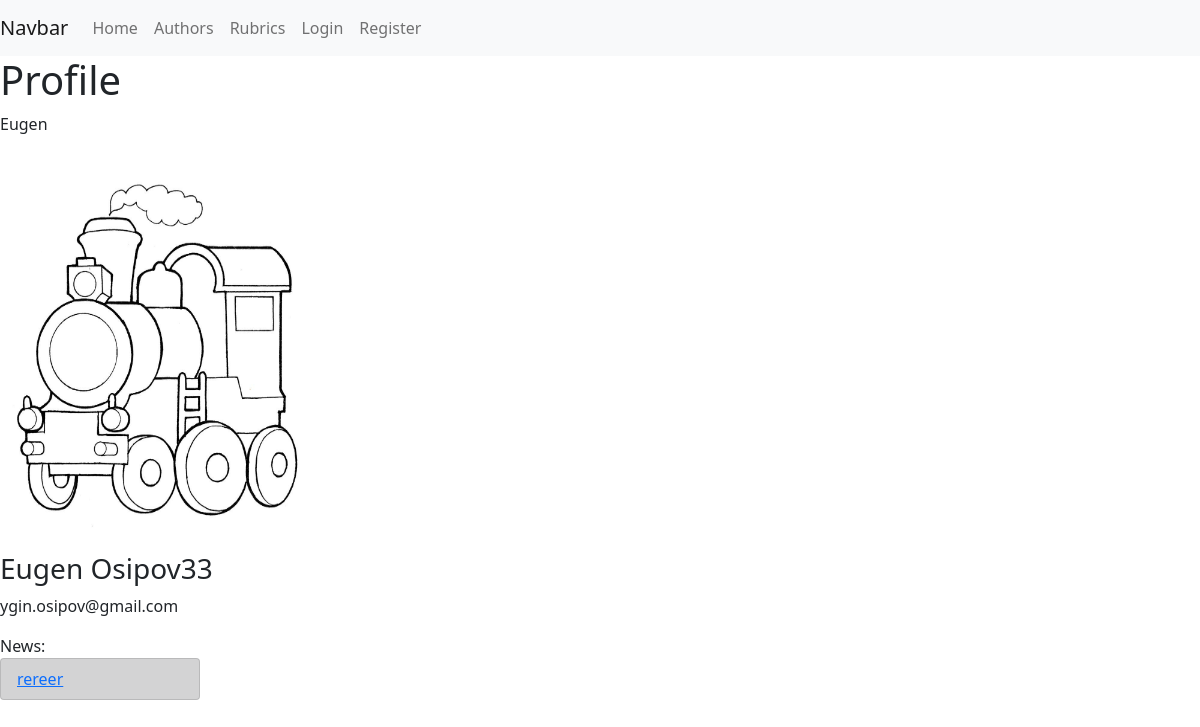
The app's page /author/eugen-osipov-1625043537 with its own data.
### engine/models.py (models this page shows, shortened)
class Authors(models.Model):
	name = models.CharField(max_length=150, unique=True, verbose_name='Имя')
	surname = models.CharField(max_length=150, unique=True, verbose_name='Фамилия')
	age = models.IntegerField(verbose_name='Возраст')
	email = models.EmailField(max_length=254, verbose_name='E-Mail')
	photo = models.ImageField(upload_to='author_photos', verbose_name='Фото профиля')
	slug = models.SlugField(unique=True, blank=True, allow_unicode=True, editable=False)
	class Meta:
		verbose_name = 'Автор'
		verbose_name_plural = 'Авторы'
		ordering = ['name']
	def __str__(self):
		return (self.name + ' ' + self.surname)

class News(models.Model):
	title = models.CharField(max_length=150, verbose_name='Название новости')
	body = models.TextField(blank=True, verbose_name='Текст новости')
	slug = models.SlugField(unique=True, blank=True)
	pub_time = models.DateTimeField(auto_now_add=True)
	image = models.ImageField(blank=True, verbose_name='Фото')
	rubric = models.ManyToManyField('Rubrics', blank=True, related_name='news')
	authors = models.ManyToManyField('Authors', blank=False, related_name='authors_of_news')
	likes = GenericRelation(Like)
	def get_absolute_url(self):
		return reverse('post_detail_url', kwargs={'slug': self.slug})
	class Meta:
		verbose_name = 'Новость'
		verbose_name_plural = 'Новости'
		ordering = ['-pub_time']

### engine/views.py (the view)
# urls.py: path('author/<str:slug>', AuthorDetail.as_view(), name='author_detail_url'),
class AuthorDetail(DetailView):
	model = Authors
	context_object_name = 'current_author'
	template_name = 'engine/author_detail.html'
	def get_context_data(self, **kwargs):
		print('222', self.get_object())
		context = super().get_context_data()
		context['model'] = self.get_object()
		context['show'] = True # Отображать Update и Delete в админ панели или нет
		return context
	print('111', Authors.objects.get(name='Eugen'))

### engine/templates/engine/author_detail.html (shortened to what this page needs)
{% extends 'engine/base_news.html' %}
{% block content %}
	<h1>Profile</h1>
	<p>{{ current_author.name }}</p>
	{% if current_author.photo %}
		<img src="{{ current_author.photo.url }}" width="300" height="400">
	{% endif %}
		<h3>{{ current_author.name }} {{ current_author.surname }}</h3>
		<p>{{ current_author.email }}</p>
	News:
	{% for news in current_author.authors_of_news.all %}
		<div class="col-lg-2">
			<ul class="list-group">
				<li class="list-group-item list-group-item-dark"> <a href="{{ news.get_absolute_url }}">{{ news.title }}</a> </li>
			</ul>
		</div>
	{% endfor %}
{% endblock %}

### records on screen
Authors: name "Eugen", photo (picture), surname "Osipov33", email "ygin.osipov@gmail.com"
News: title "rereer"
